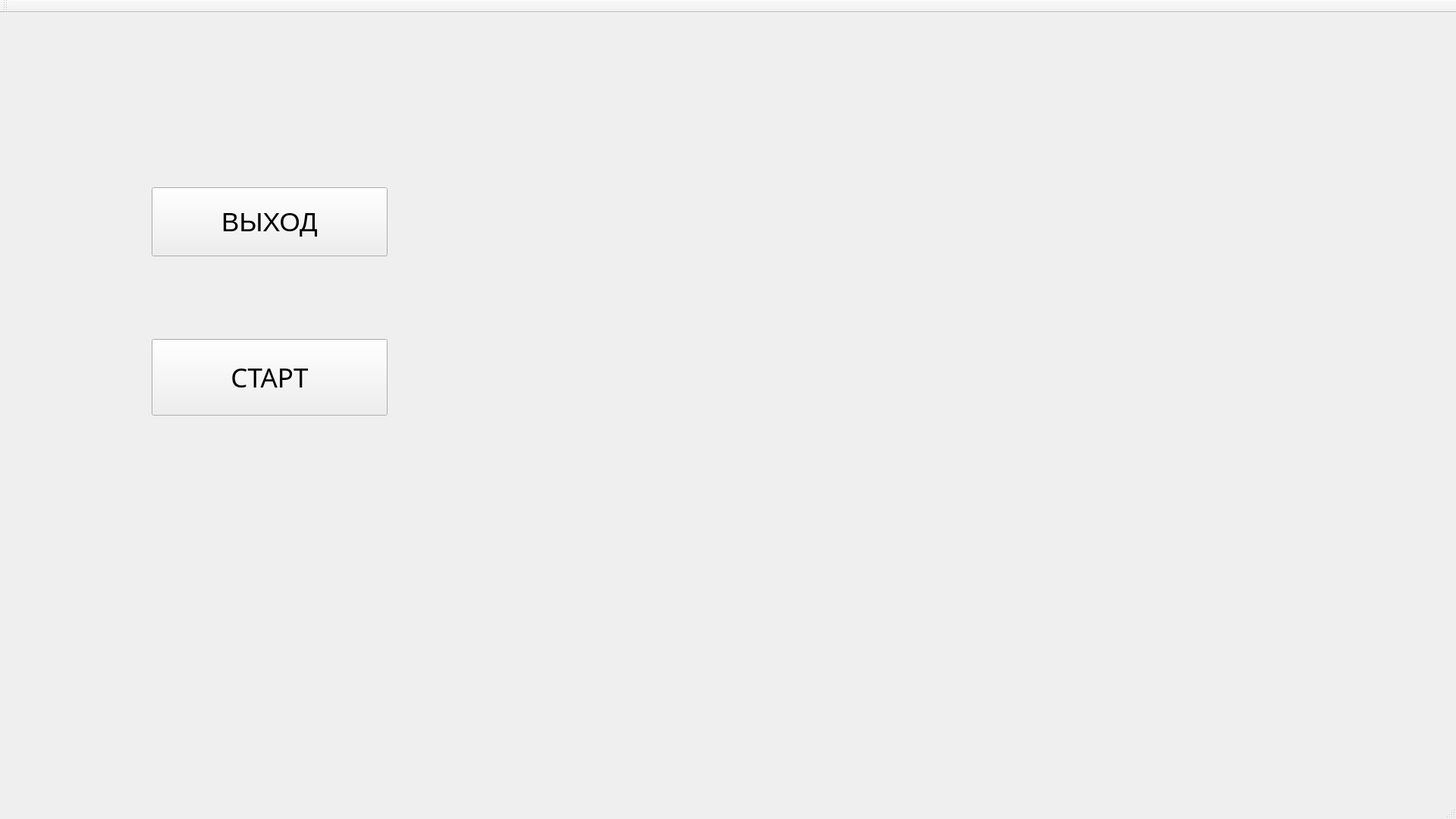
<?xml version="1.0" encoding="UTF-8"?>
<ui version="4.0">
 <class>MainWindow</class>
 <widget class="QMainWindow" name="MainWindow">
  <property name="geometry">
   <rect>
    <x>0</x>
    <y>0</y>
    <width>1920</width>
    <height>1080</height>
   </rect>
  </property>
  <property name="windowTitle">
   <string>MainWindow</string>
  </property>
  <widget class="QWidget" name="centralWidget">
   <widget class="QPushButton" name="btn1">
    <property name="geometry">
     <rect>
      <x>200</x>
      <y>430</y>
      <width>311</width>
      <height>101</height>
     </rect>
    </property>
    <property name="font">
     <font>
      <family>cmmi10</family>
      <pointsize>26</pointsize>
     </font>
    </property>
    <property name="text">
     <string>СТАРТ</string>
    </property>
   </widget>
   <widget class="QPushButton" name="btnExit">
    <property name="geometry">
     <rect>
      <x>200</x>
      <y>230</y>
      <width>311</width>
      <height>91</height>
     </rect>
    </property>
    <property name="font">
     <font>
      <pointsize>26</pointsize>
     </font>
    </property>
    <property name="text">
     <string>ВЫХОД</string>
    </property>
   </widget>
  </widget>
  <widget class="QMenuBar" name="menuBar">
   <property name="geometry">
    <rect>
     <x>0</x>
     <y>0</y>
     <width>1920</width>
     <height>36</height>
    </rect>
   </property>
  </widget>
  <widget class="QToolBar" name="mainToolBar">
   <attribute name="toolBarArea">
    <enum>TopToolBarArea</enum>
   </attribute>
   <attribute name="toolBarBreak">
    <bool>false</bool>
   </attribute>
  </widget>
  <widget class="QStatusBar" name="statusBar"/>
 </widget>
 <layoutdefault spacing="6" margin="11"/>
 <resources/>
 <connections/>
</ui>
